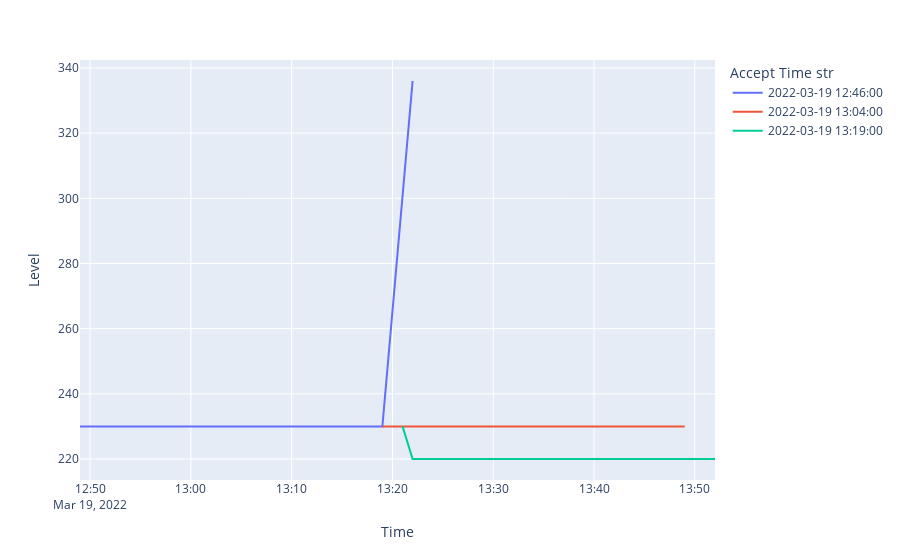

The notebook cell this image was saved under:
### Code cell
df_boal_linear = linearize_physical_data(df_boal.loc[unit])
df_boal_linear["Accept Time str"] = df_boal_linear["Accept Time"].astype(str)

px.line(df_boal_linear, "Time", "Level", color="Accept Time str")

### Figure 1 — Plotly figure (JSON) as saved in the notebook; plotly's stock layout.template omitted (floating-point values rounded to 4 significant figures)
{"data": [{"hovertemplate": "Accept Time str=2022-03-19 12:46:00<br>Time=%{x}<br>Level=%{y}<extra></extra>", "legendgroup": "2022-03-19 12:46:00", "line": {"color": "#636efa", "dash": "solid"}, "marker": {"symbol": "circle"}, "mode": "lines", "name": "2022-03-19 12:46:00", "orientation": "v", "showlegend": true, "type": "scatter", "x": ["2022-03-19T12:49:00", "2022-03-19T13:19:00", "2022-03-19T13:19:00", "2022-03-19T13:22:00"], "xaxis": "x", "y": [230, 230, 230, 336], "yaxis": "y"}, {"hovertemplate": "Accept Time str=2022-03-19 13:04:00<br>Time=%{x}<br>Level=%{y}<extra></extra>", "legendgroup": "2022-03-19 13:04:00", "line": {"color": "#EF553B", "dash": "solid"}, "marker": {"symbol": "circle"}, "mode": "lines", "name": "2022-03-19 13:04:00", "orientation": "v", "showlegend": true, "type": "scatter", "x": ["2022-03-19T13:19:00", "2022-03-19T13:49:00"], "xaxis": "x", "y": [230, 230], "yaxis": "y"}, {"hovertemplate": "Accept Time str=2022-03-19 13:19:00<br>Time=%{x}<br>Level=%{y}<extra></extra>", "legendgroup": "2022-03-19 13:19:00", "line": {"color": "#00cc96", "dash": "solid"}, "marker": {"symbol": "circle"}, "mode": "lines", "name": "2022-03-19 13:19:00", "orientation": "v", "showlegend": true, "type": "scatter", "x": ["2022-03-19T13:21:00", "2022-03-19T13:22:00", "2022-03-19T13:22:00", "2022-03-19T13:52:00"], "xaxis": "x", "y": [230, 220, 220, 220], "yaxis": "y"}], "layout": {"legend": {"title": {"text": "Accept Time str"}, "tracegroupgap": 0}, "margin": {"t": 60}, "xaxis": {"anchor": "y", "domain": [0, 1], "title": {"text": "Time"}}, "yaxis": {"anchor": "x", "domain": [0, 1], "title": {"text": "Level"}}}}
